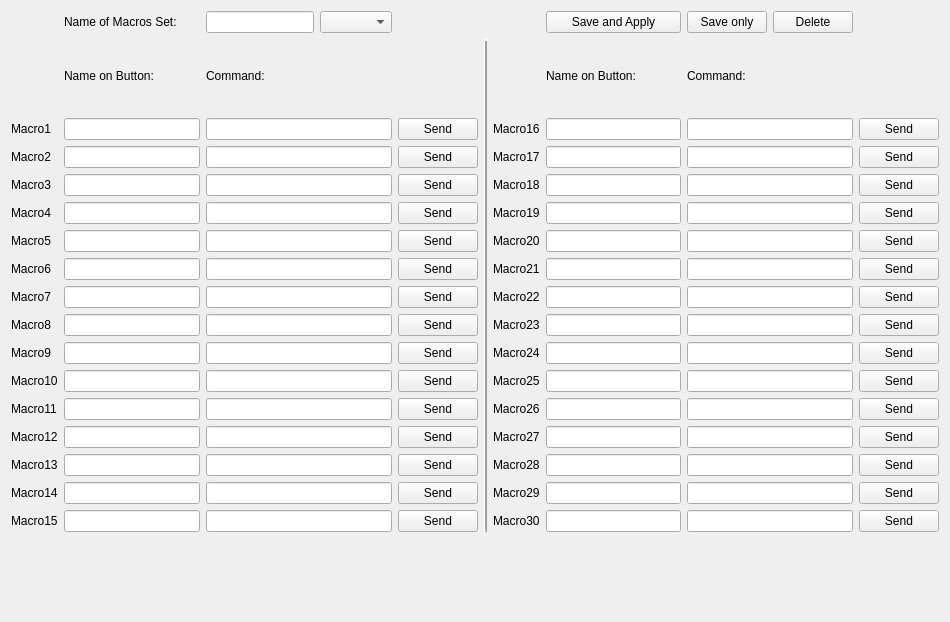
<?xml version="1.0" encoding="UTF-8"?>
<ui version="4.0">
 <class>Form</class>
 <widget class="QWidget" name="Form">
  <property name="geometry">
   <rect>
    <x>0</x>
    <y>0</y>
    <width>950</width>
    <height>622</height>
   </rect>
  </property>
  <property name="windowTitle">
   <string>MacrosSet</string>
  </property>
  <layout class="QGridLayout" name="gridLayout" columnstretch="0,0,0,0,0,0,0,0,0,0,0,0">
   <item row="2" column="2">
    <widget class="QLabel" name="LblCommand2">
     <property name="text">
      <string>Command:</string>
     </property>
    </widget>
   </item>
   <item row="9" column="1">
    <widget class="QLineEdit" name="LineName7">
     <property name="maximumSize">
      <size>
       <width>150</width>
       <height>16777215</height>
      </size>
     </property>
    </widget>
   </item>
   <item row="5" column="1">
    <widget class="QLineEdit" name="LineName3">
     <property name="maximumSize">
      <size>
       <width>150</width>
       <height>16777215</height>
      </size>
     </property>
    </widget>
   </item>
   <item row="6" column="1">
    <widget class="QLineEdit" name="LineName4">
     <property name="maximumSize">
      <size>
       <width>150</width>
       <height>16777215</height>
      </size>
     </property>
    </widget>
   </item>
   <item row="11" column="1">
    <widget class="QLineEdit" name="LineName9">
     <property name="maximumSize">
      <size>
       <width>150</width>
       <height>16777215</height>
      </size>
     </property>
    </widget>
   </item>
   <item row="10" column="1">
    <widget class="QLineEdit" name="LineName8">
     <property name="maximumSize">
      <size>
       <width>150</width>
       <height>16777215</height>
      </size>
     </property>
    </widget>
   </item>
   <item row="7" column="1">
    <widget class="QLineEdit" name="LineName5">
     <property name="maximumSize">
      <size>
       <width>150</width>
       <height>16777215</height>
      </size>
     </property>
    </widget>
   </item>
   <item row="8" column="1">
    <widget class="QLineEdit" name="LineName6">
     <property name="maximumSize">
      <size>
       <width>150</width>
       <height>16777215</height>
      </size>
     </property>
    </widget>
   </item>
   <item row="12" column="1">
    <widget class="QLineEdit" name="LineName10">
     <property name="maximumSize">
      <size>
       <width>150</width>
       <height>16777215</height>
      </size>
     </property>
    </widget>
   </item>
   <item row="5" column="0">
    <widget class="QLabel" name="LblMacro3">
     <property name="text">
      <string>Macro3</string>
     </property>
    </widget>
   </item>
   <item row="4" column="0">
    <widget class="QLabel" name="LblMacro2">
     <property name="text">
      <string>Macro2</string>
     </property>
    </widget>
   </item>
   <item row="7" column="0">
    <widget class="QLabel" name="LblMacro5">
     <property name="text">
      <string>Macro5</string>
     </property>
    </widget>
   </item>
   <item row="0" column="1">
    <widget class="QLabel" name="LblNameSet">
     <property name="text">
      <string>Name of Macros Set:</string>
     </property>
    </widget>
   </item>
   <item row="8" column="0">
    <widget class="QLabel" name="LblMacro6">
     <property name="text">
      <string>Macro6</string>
     </property>
    </widget>
   </item>
   <item row="4" column="2" colspan="3">
    <widget class="QLineEdit" name="LineCommand2"/>
   </item>
   <item row="11" column="0">
    <widget class="QLabel" name="LblMacro9">
     <property name="text">
      <string>Macro9</string>
     </property>
    </widget>
   </item>
   <item row="7" column="2" colspan="3">
    <widget class="QLineEdit" name="LineCommand5"/>
   </item>
   <item row="2" column="1">
    <widget class="QLabel" name="LblBtnName1">
     <property name="text">
      <string>Name on Button:</string>
     </property>
    </widget>
   </item>
   <item row="9" column="0">
    <widget class="QLabel" name="LblMacro7">
     <property name="text">
      <string>Macro7</string>
     </property>
    </widget>
   </item>
   <item row="10" column="2" colspan="3">
    <widget class="QLineEdit" name="LineCommand8"/>
   </item>
   <item row="3" column="1">
    <widget class="QLineEdit" name="LineName1">
     <property name="maximumSize">
      <size>
       <width>150</width>
       <height>16777215</height>
      </size>
     </property>
    </widget>
   </item>
   <item row="3" column="2" colspan="3">
    <widget class="QLineEdit" name="LineCommand1"/>
   </item>
   <item row="6" column="0">
    <widget class="QLabel" name="LblMacro4">
     <property name="text">
      <string>Macro4</string>
     </property>
    </widget>
   </item>
   <item row="9" column="2" colspan="3">
    <widget class="QLineEdit" name="LineCommand7"/>
   </item>
   <item row="0" column="2" colspan="2">
    <widget class="QLineEdit" name="LineNameSet"/>
   </item>
   <item row="8" column="2" colspan="3">
    <widget class="QLineEdit" name="LineCommand6"/>
   </item>
   <item row="6" column="2" colspan="3">
    <widget class="QLineEdit" name="LineCommand4"/>
   </item>
   <item row="5" column="2" colspan="3">
    <widget class="QLineEdit" name="LineCommand3"/>
   </item>
   <item row="2" column="9">
    <widget class="QLabel" name="LblCommmand2">
     <property name="text">
      <string>Command:</string>
     </property>
    </widget>
   </item>
   <item row="3" column="0">
    <widget class="QLabel" name="LblMacro1">
     <property name="sizePolicy">
      <sizepolicy hsizetype="Minimum" vsizetype="Preferred">
       <horstretch>0</horstretch>
       <verstretch>0</verstretch>
      </sizepolicy>
     </property>
     <property name="maximumSize">
      <size>
       <width>50</width>
       <height>16777215</height>
      </size>
     </property>
     <property name="text">
      <string>Macro1</string>
     </property>
    </widget>
   </item>
   <item row="10" column="0">
    <widget class="QLabel" name="LblMacro8">
     <property name="text">
      <string>Macro8</string>
     </property>
    </widget>
   </item>
   <item row="4" column="1">
    <widget class="QLineEdit" name="LineName2">
     <property name="maximumSize">
      <size>
       <width>150</width>
       <height>16777215</height>
      </size>
     </property>
    </widget>
   </item>
   <item row="2" column="8">
    <widget class="QLabel" name="LblName2">
     <property name="text">
      <string>Name on Button:</string>
     </property>
    </widget>
   </item>
   <item row="12" column="0">
    <widget class="QLabel" name="LblMacro10">
     <property name="text">
      <string>Macro10</string>
     </property>
    </widget>
   </item>
   <item row="12" column="2" colspan="3">
    <widget class="QLineEdit" name="LineCommand10"/>
   </item>
   <item row="0" column="4">
    <widget class="QComboBox" name="CBMacros"/>
   </item>
   <item row="19" column="0" colspan="3">
    <widget class="QLabel" name="LblStatus">
     <property name="text">
      <string/>
     </property>
    </widget>
   </item>
   <item row="0" column="10">
    <widget class="QPushButton" name="BtnDelete">
     <property name="text">
      <string>Delete</string>
     </property>
    </widget>
   </item>
   <item row="11" column="2" colspan="3">
    <widget class="QLineEdit" name="LineCommand9"/>
   </item>
   <item row="8" column="9" colspan="2">
    <widget class="QLineEdit" name="LineCommand21"/>
   </item>
   <item row="4" column="5">
    <widget class="QPushButton" name="BtnSend2">
     <property name="text">
      <string>Send</string>
     </property>
    </widget>
   </item>
   <item row="5" column="5">
    <widget class="QPushButton" name="BtnSend3">
     <property name="text">
      <string>Send</string>
     </property>
    </widget>
   </item>
   <item row="6" column="5">
    <widget class="QPushButton" name="BtnSend4">
     <property name="text">
      <string>Send</string>
     </property>
    </widget>
   </item>
   <item row="7" column="5">
    <widget class="QPushButton" name="BtnSend5">
     <property name="text">
      <string>Send</string>
     </property>
    </widget>
   </item>
   <item row="12" column="5">
    <widget class="QPushButton" name="BtnSend10">
     <property name="text">
      <string>Send</string>
     </property>
    </widget>
   </item>
   <item row="11" column="5">
    <widget class="QPushButton" name="BtnSend9">
     <property name="text">
      <string>Send</string>
     </property>
    </widget>
   </item>
   <item row="9" column="5">
    <widget class="QPushButton" name="BtnSend7">
     <property name="text">
      <string>Send</string>
     </property>
    </widget>
   </item>
   <item row="8" column="5">
    <widget class="QPushButton" name="BtnSend6">
     <property name="text">
      <string>Send</string>
     </property>
    </widget>
   </item>
   <item row="16" column="9" colspan="2">
    <widget class="QLineEdit" name="LineCommand29"/>
   </item>
   <item row="10" column="5">
    <widget class="QPushButton" name="BtnSend8">
     <property name="text">
      <string>Send</string>
     </property>
    </widget>
   </item>
   <item row="16" column="5">
    <widget class="QPushButton" name="BtnSend14">
     <property name="text">
      <string>Send</string>
     </property>
    </widget>
   </item>
   <item row="13" column="5">
    <widget class="QPushButton" name="BtnSend11">
     <property name="text">
      <string>Send</string>
     </property>
    </widget>
   </item>
   <item row="14" column="5">
    <widget class="QPushButton" name="BtnSend12">
     <property name="text">
      <string>Send</string>
     </property>
    </widget>
   </item>
   <item row="15" column="5">
    <widget class="QPushButton" name="BtnSend13">
     <property name="text">
      <string>Send</string>
     </property>
    </widget>
   </item>
   <item row="12" column="7">
    <widget class="QLabel" name="LblMacro25">
     <property name="text">
      <string>Macro25</string>
     </property>
    </widget>
   </item>
   <item row="14" column="7">
    <widget class="QLabel" name="LblMacro27">
     <property name="text">
      <string>Macro27</string>
     </property>
    </widget>
   </item>
   <item row="8" column="7">
    <widget class="QLabel" name="LblMacro21">
     <property name="text">
      <string>Macro21</string>
     </property>
    </widget>
   </item>
   <item row="9" column="7">
    <widget class="QLabel" name="LblMacro22">
     <property name="text">
      <string>Macro22</string>
     </property>
    </widget>
   </item>
   <item row="13" column="7">
    <widget class="QLabel" name="LblMacro26">
     <property name="text">
      <string>Macro26</string>
     </property>
    </widget>
   </item>
   <item row="11" column="7">
    <widget class="QLabel" name="LblMacro24">
     <property name="text">
      <string>Macro24</string>
     </property>
    </widget>
   </item>
   <item row="10" column="7">
    <widget class="QLabel" name="LblMacro23">
     <property name="text">
      <string>Macro23</string>
     </property>
    </widget>
   </item>
   <item row="15" column="7">
    <widget class="QLabel" name="LblMacro28">
     <property name="text">
      <string>Macro28</string>
     </property>
    </widget>
   </item>
   <item row="17" column="7">
    <widget class="QLabel" name="LblLabel30">
     <property name="text">
      <string>Macro30</string>
     </property>
    </widget>
   </item>
   <item row="16" column="7">
    <widget class="QLabel" name="LblMacro29">
     <property name="text">
      <string>Macro29</string>
     </property>
    </widget>
   </item>
   <item row="12" column="8">
    <widget class="QLineEdit" name="LineName25">
     <property name="maximumSize">
      <size>
       <width>150</width>
       <height>16777215</height>
      </size>
     </property>
    </widget>
   </item>
   <item row="17" column="5">
    <widget class="QPushButton" name="BtnSend15">
     <property name="text">
      <string>Send</string>
     </property>
    </widget>
   </item>
   <item row="11" column="8">
    <widget class="QLineEdit" name="LineName24">
     <property name="maximumSize">
      <size>
       <width>150</width>
       <height>16777215</height>
      </size>
     </property>
    </widget>
   </item>
   <item row="16" column="8">
    <widget class="QLineEdit" name="LineName29">
     <property name="maximumSize">
      <size>
       <width>150</width>
       <height>16777215</height>
      </size>
     </property>
    </widget>
   </item>
   <item row="13" column="8">
    <widget class="QLineEdit" name="LineName26">
     <property name="maximumSize">
      <size>
       <width>150</width>
       <height>16777215</height>
      </size>
     </property>
    </widget>
   </item>
   <item row="15" column="8">
    <widget class="QLineEdit" name="LineName28">
     <property name="maximumSize">
      <size>
       <width>150</width>
       <height>16777215</height>
      </size>
     </property>
    </widget>
   </item>
   <item row="17" column="8">
    <widget class="QLineEdit" name="LineName30">
     <property name="maximumSize">
      <size>
       <width>150</width>
       <height>16777215</height>
      </size>
     </property>
    </widget>
   </item>
   <item row="14" column="8">
    <widget class="QLineEdit" name="LineName27">
     <property name="maximumSize">
      <size>
       <width>150</width>
       <height>16777215</height>
      </size>
     </property>
    </widget>
   </item>
   <item row="14" column="0">
    <widget class="QLabel" name="LblMacro12">
     <property name="text">
      <string>Macro12</string>
     </property>
    </widget>
   </item>
   <item row="17" column="0">
    <widget class="QLabel" name="LblMacro15">
     <property name="text">
      <string>Macro15</string>
     </property>
    </widget>
   </item>
   <item row="13" column="0">
    <widget class="QLabel" name="LblMacro11">
     <property name="sizePolicy">
      <sizepolicy hsizetype="Minimum" vsizetype="Preferred">
       <horstretch>0</horstretch>
       <verstretch>0</verstretch>
      </sizepolicy>
     </property>
     <property name="maximumSize">
      <size>
       <width>60</width>
       <height>16777215</height>
      </size>
     </property>
     <property name="text">
      <string>Macro11</string>
     </property>
    </widget>
   </item>
   <item row="15" column="0">
    <widget class="QLabel" name="LblMacro13">
     <property name="text">
      <string>Macro13</string>
     </property>
    </widget>
   </item>
   <item row="15" column="1">
    <widget class="QLineEdit" name="LineName13">
     <property name="maximumSize">
      <size>
       <width>150</width>
       <height>16777215</height>
      </size>
     </property>
    </widget>
   </item>
   <item row="16" column="1">
    <widget class="QLineEdit" name="LineName14">
     <property name="maximumSize">
      <size>
       <width>150</width>
       <height>16777215</height>
      </size>
     </property>
    </widget>
   </item>
   <item row="14" column="1">
    <widget class="QLineEdit" name="LineName12">
     <property name="maximumSize">
      <size>
       <width>150</width>
       <height>16777215</height>
      </size>
     </property>
    </widget>
   </item>
   <item row="16" column="0">
    <widget class="QLabel" name="LblMacro14">
     <property name="text">
      <string>Macro14</string>
     </property>
    </widget>
   </item>
   <item row="13" column="1">
    <widget class="QLineEdit" name="LineName11">
     <property name="maximumSize">
      <size>
       <width>150</width>
       <height>16777215</height>
      </size>
     </property>
    </widget>
   </item>
   <item row="17" column="1">
    <widget class="QLineEdit" name="LineName15">
     <property name="maximumSize">
      <size>
       <width>150</width>
       <height>16777215</height>
      </size>
     </property>
    </widget>
   </item>
   <item row="17" column="9" colspan="2">
    <widget class="QLineEdit" name="LineCommand30"/>
   </item>
   <item row="15" column="2" colspan="3">
    <widget class="QLineEdit" name="LineCommand13"/>
   </item>
   <item row="17" column="2" colspan="3">
    <widget class="QLineEdit" name="LineCommand15"/>
   </item>
   <item row="13" column="2" colspan="3">
    <widget class="QLineEdit" name="LineCommand11"/>
   </item>
   <item row="16" column="2" colspan="3">
    <widget class="QLineEdit" name="LineCommand14"/>
   </item>
   <item row="14" column="2" colspan="3">
    <widget class="QLineEdit" name="LineCommand12"/>
   </item>
   <item row="3" column="7">
    <widget class="QLabel" name="LblMacro16">
     <property name="text">
      <string>Macro16</string>
     </property>
    </widget>
   </item>
   <item row="5" column="7">
    <widget class="QLabel" name="LblMacro18">
     <property name="text">
      <string>Macro18</string>
     </property>
    </widget>
   </item>
   <item row="7" column="7">
    <widget class="QLabel" name="LblMacro20">
     <property name="text">
      <string>Macro20</string>
     </property>
    </widget>
   </item>
   <item row="2" column="6" rowspan="16">
    <widget class="Line" name="line">
     <property name="frameShadow">
      <enum>QFrame::Raised</enum>
     </property>
     <property name="lineWidth">
      <number>2</number>
     </property>
     <property name="orientation">
      <enum>Qt::Vertical</enum>
     </property>
    </widget>
   </item>
   <item row="6" column="7">
    <widget class="QLabel" name="LblMacro19">
     <property name="text">
      <string>Macro19</string>
     </property>
    </widget>
   </item>
   <item row="4" column="7">
    <widget class="QLabel" name="LblMacro17">
     <property name="text">
      <string>Macro17</string>
     </property>
    </widget>
   </item>
   <item row="9" column="9" colspan="2">
    <widget class="QLineEdit" name="LineCommand22"/>
   </item>
   <item row="11" column="9" colspan="2">
    <widget class="QLineEdit" name="LineCommand24"/>
   </item>
   <item row="12" column="9" colspan="2">
    <widget class="QLineEdit" name="LineCommand25"/>
   </item>
   <item row="10" column="9" colspan="2">
    <widget class="QLineEdit" name="LineCommand23"/>
   </item>
   <item row="14" column="9" colspan="2">
    <widget class="QLineEdit" name="LineCommand27"/>
   </item>
   <item row="9" column="8">
    <widget class="QLineEdit" name="LineName22">
     <property name="maximumSize">
      <size>
       <width>150</width>
       <height>16777215</height>
      </size>
     </property>
    </widget>
   </item>
   <item row="8" column="8">
    <widget class="QLineEdit" name="LineName21">
     <property name="maximumSize">
      <size>
       <width>150</width>
       <height>16777215</height>
      </size>
     </property>
    </widget>
   </item>
   <item row="10" column="8">
    <widget class="QLineEdit" name="LineName23">
     <property name="minimumSize">
      <size>
       <width>0</width>
       <height>0</height>
      </size>
     </property>
     <property name="maximumSize">
      <size>
       <width>150</width>
       <height>16777215</height>
      </size>
     </property>
    </widget>
   </item>
   <item row="15" column="9" colspan="2">
    <widget class="QLineEdit" name="LineCommand28"/>
   </item>
   <item row="13" column="9" colspan="2">
    <widget class="QLineEdit" name="LineCommand26"/>
   </item>
   <item row="3" column="5">
    <widget class="QPushButton" name="BtnSend1">
     <property name="text">
      <string>Send</string>
     </property>
    </widget>
   </item>
   <item row="3" column="8">
    <widget class="QLineEdit" name="LineName16">
     <property name="maximumSize">
      <size>
       <width>150</width>
       <height>16777215</height>
      </size>
     </property>
    </widget>
   </item>
   <item row="4" column="8">
    <widget class="QLineEdit" name="LineName17">
     <property name="maximumSize">
      <size>
       <width>150</width>
       <height>16777215</height>
      </size>
     </property>
    </widget>
   </item>
   <item row="7" column="8">
    <widget class="QLineEdit" name="LineName20">
     <property name="maximumSize">
      <size>
       <width>150</width>
       <height>16777215</height>
      </size>
     </property>
    </widget>
   </item>
   <item row="4" column="9" colspan="2">
    <widget class="QLineEdit" name="LineCommand17"/>
   </item>
   <item row="5" column="8">
    <widget class="QLineEdit" name="LineName18">
     <property name="maximumSize">
      <size>
       <width>150</width>
       <height>16777215</height>
      </size>
     </property>
    </widget>
   </item>
   <item row="6" column="8">
    <widget class="QLineEdit" name="LineName19">
     <property name="maximumSize">
      <size>
       <width>150</width>
       <height>16777215</height>
      </size>
     </property>
    </widget>
   </item>
   <item row="3" column="9" colspan="2">
    <widget class="QLineEdit" name="LineCommand16"/>
   </item>
   <item row="5" column="9" colspan="2">
    <widget class="QLineEdit" name="LineCommand18"/>
   </item>
   <item row="7" column="9" colspan="2">
    <widget class="QLineEdit" name="LineCommand20"/>
   </item>
   <item row="6" column="9" colspan="2">
    <widget class="QLineEdit" name="LineCommand19"/>
   </item>
   <item row="0" column="8">
    <widget class="QPushButton" name="BtnAll">
     <property name="maximumSize">
      <size>
       <width>150</width>
       <height>16777215</height>
      </size>
     </property>
     <property name="text">
      <string>Save and Apply</string>
     </property>
     <property name="icon">
      <iconset resource="logo.qrc">
       <normaloff>:/Save/icon/floppy.ico</normaloff>:/Save/icon/floppy.ico</iconset>
     </property>
    </widget>
   </item>
   <item row="0" column="9">
    <widget class="QPushButton" name="BtnSave">
     <property name="text">
      <string>Save only</string>
     </property>
    </widget>
   </item>
   <item row="4" column="11">
    <widget class="QPushButton" name="BtnSend17">
     <property name="text">
      <string>Send</string>
     </property>
    </widget>
   </item>
   <item row="3" column="11">
    <widget class="QPushButton" name="BtnSend16">
     <property name="text">
      <string>Send</string>
     </property>
    </widget>
   </item>
   <item row="5" column="11">
    <widget class="QPushButton" name="BtnSend18">
     <property name="text">
      <string>Send</string>
     </property>
    </widget>
   </item>
   <item row="6" column="11">
    <widget class="QPushButton" name="BtnSend19">
     <property name="text">
      <string>Send</string>
     </property>
    </widget>
   </item>
   <item row="7" column="11">
    <widget class="QPushButton" name="BtnSend20">
     <property name="text">
      <string>Send</string>
     </property>
    </widget>
   </item>
   <item row="8" column="11">
    <widget class="QPushButton" name="BtnSend21">
     <property name="text">
      <string>Send</string>
     </property>
    </widget>
   </item>
   <item row="9" column="11">
    <widget class="QPushButton" name="BtnSend22">
     <property name="text">
      <string>Send</string>
     </property>
    </widget>
   </item>
   <item row="10" column="11">
    <widget class="QPushButton" name="BtnSend23">
     <property name="text">
      <string>Send</string>
     </property>
    </widget>
   </item>
   <item row="11" column="11">
    <widget class="QPushButton" name="BtnSend24">
     <property name="text">
      <string>Send</string>
     </property>
    </widget>
   </item>
   <item row="12" column="11">
    <widget class="QPushButton" name="BtnSend25">
     <property name="text">
      <string>Send</string>
     </property>
    </widget>
   </item>
   <item row="13" column="11">
    <widget class="QPushButton" name="BtnSend26">
     <property name="text">
      <string>Send</string>
     </property>
    </widget>
   </item>
   <item row="14" column="11">
    <widget class="QPushButton" name="BtnSend27">
     <property name="text">
      <string>Send</string>
     </property>
    </widget>
   </item>
   <item row="15" column="11">
    <widget class="QPushButton" name="BtnSend28">
     <property name="text">
      <string>Send</string>
     </property>
    </widget>
   </item>
   <item row="16" column="11">
    <widget class="QPushButton" name="BtnSend29">
     <property name="text">
      <string>Send</string>
     </property>
    </widget>
   </item>
   <item row="17" column="11">
    <widget class="QPushButton" name="BtnSend30">
     <property name="text">
      <string>Send</string>
     </property>
    </widget>
   </item>
  </layout>
 </widget>
 <tabstops>
  <tabstop>LineNameSet</tabstop>
  <tabstop>LineName1</tabstop>
  <tabstop>LineCommand1</tabstop>
  <tabstop>LineName2</tabstop>
  <tabstop>LineCommand2</tabstop>
  <tabstop>LineName3</tabstop>
  <tabstop>LineCommand3</tabstop>
  <tabstop>LineName4</tabstop>
  <tabstop>LineCommand4</tabstop>
  <tabstop>LineName5</tabstop>
  <tabstop>LineCommand5</tabstop>
  <tabstop>LineName6</tabstop>
  <tabstop>LineCommand6</tabstop>
  <tabstop>LineName7</tabstop>
  <tabstop>LineCommand7</tabstop>
  <tabstop>LineName8</tabstop>
  <tabstop>LineCommand8</tabstop>
  <tabstop>LineName9</tabstop>
  <tabstop>LineCommand9</tabstop>
  <tabstop>LineName10</tabstop>
  <tabstop>LineCommand10</tabstop>
  <tabstop>BtnAll</tabstop>
  <tabstop>BtnSave</tabstop>
 </tabstops>
 <resources>
  <include location="logo.qrc"/>
 </resources>
 <connections/>
</ui>
